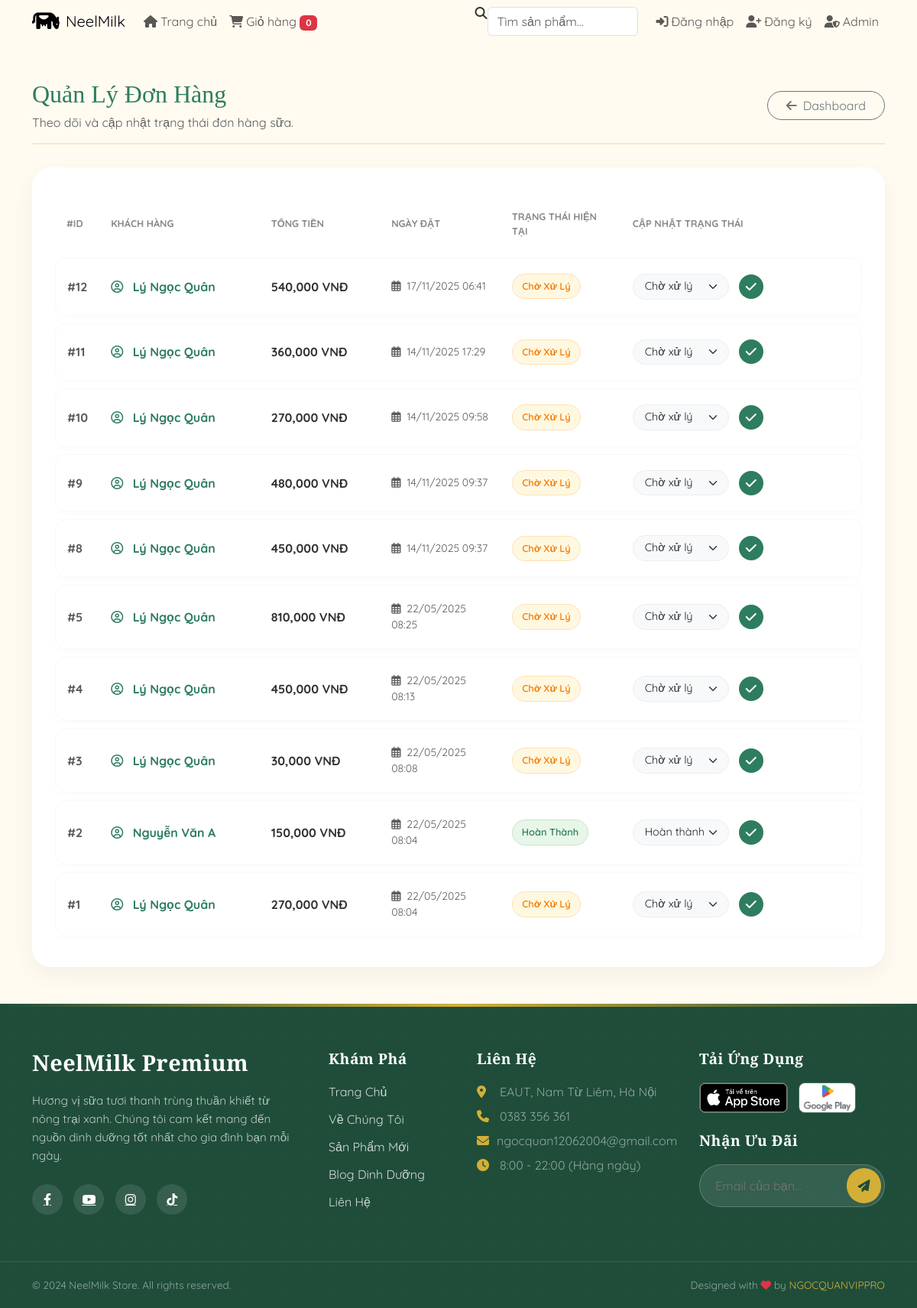
/admin/manage_orders.php (signed in), run on the app's committed database.
### tables this page shows
CREATE TABLE `orders` (
  `id` int(11) NOT NULL,
  `quantity` int(11) DEFAULT NULL,
  `status` enum('pending','completed','cancelled') DEFAULT 'pending',
  `created_at` timestamp NOT NULL DEFAULT current_timestamp(),
  `customer_id` int(11) NOT NULL,
  `total_amount` decimal(10,2) NOT NULL,
  `payment_method` enum('cod','bank_transfer','digital_wallet') NOT NULL
);

CREATE TABLE `customers` (
  `id` int(11) NOT NULL,
  `name` varchar(255) NOT NULL,
  `email` varchar(255) NOT NULL,
  `password` varchar(255) NOT NULL,
  `created_at` timestamp NOT NULL DEFAULT current_timestamp()
);

### admin/manage_orders.php (the view, shortened to what this page needs)
<?php
include '../includes/config.php';
$limit = 10;
$page = isset($_GET['page']) ? max(1, (int)$_GET['page']) : 1;
$offset = ($page - 1) * $limit;
$stmt = $conn->prepare("
    SELECT o.*, c.name AS customer_name
    FROM orders o
    JOIN customers c ON o.customer_id = c.id
    ORDER BY o.created_at DESC LIMIT ? OFFSET ?
");
$stmt->bind_param("ii", $limit, $offset);
$stmt->execute();
$orders_result = $stmt->get_result();
$orders = $orders_result->fetch_all(MYSQLI_ASSOC);
?>
<!DOCTYPE html>
<html lang="vi">
<head>
    <link href="https://cdn.jsdelivr.net/npm/bootstrap@5.3.0/dist/css/bootstrap.min.css" rel="stylesheet">
    <link rel="stylesheet" href="https://cdnjs.cloudflare.com/ajax/libs/font-awesome/6.4.0/css/all.min.css">
</head>
<body>
    <?php include '../includes/header.php'; ?>
    <div class="container py-5">
        <div class="page-header d-flex justify-content-between align-items-center">
            <div>
                <h2 class="page-title">Quản Lý Đơn Hàng</h2>
                <p class="text-muted mb-0">Theo dõi và cập nhật trạng thái đơn hàng sữa.</p>
            </div>
            <a href="dashboard.php" class="btn btn-outline-secondary rounded-pill px-4">
                <i class="fas fa-arrow-left me-2"></i>Dashboard
            </a>
        </div>
        <div class="admin-card">
            <div class="table-responsive">
                <table class="table-custom">
                    <thead>
                        <tr>
                            <th width="5%">#ID</th>
                            <th width="20%">Khách hàng</th>
                            <th width="15%">Tổng tiền</th>
                            <th width="15%">Ngày đặt</th>
                            <th width="15%">Trạng thái hiện tại</th>
                            <th width="30%">Cập nhật trạng thái</th>
                        </tr>
                    </thead>
                    <tbody>
                        <?php foreach ($orders as $order): ?>
                            <tr>
                                <td class="fw-bold text-muted">#<?php echo $order['id']; ?></td>
                                <td class="fw-bold" style="color: var(--brand-green);">
                                    <i class="far fa-user-circle me-2"></i>
                                    <?php echo htmlspecialchars($order['customer_name']); ?>
                                </td>
                                <td class="fw-bold"><?php echo number_format($order['total_amount']); ?> VNĐ</td>
                                <td class="text-muted small">
                                    <i class="far fa-calendar-alt me-1"></i>
                                    <?php echo date('d/m/Y H:i', strtotime($order['created_at'])); ?>
                                </td>
                                <td>
                                    <?php
                                        $badge_class = 'status-pending';
                                        $status_text = 'Chờ xử lý';
                                        if ($order['status'] == 'completed') {
                                            $badge_class = 'status-completed';
                                            $status_text = 'Hoàn thành';
                                        } elseif ($order['status'] == 'cancelled') {
                                            $badge_class = 'status-cancelled';
                                            $status_text = 'Đã hủy';
                                        }
                                    ?>
                                    <span class="status-badge <?php echo $badge_class; ?>">
                                        <?php echo $status_text; ?>
                                    </span>
                                </td>
                                <td>
                                    <form method="POST" class="d-flex align-items-center">
                                        <select name="status" class="form-select form-select-custom me-2 w-auto">
                                            <option value="pending" <?php echo $order['status'] == 'pending' ? 'selected' : ''; ?>>Chờ xử lý</option>
                                            <option value="completed" <?php echo $order['status'] == 'completed' ? 'selected' : ''; ?>>Hoàn thành</option>
                                        </select>
                                        <button type="submit" name="update_status" class="btn-update" title="Lưu thay đổi">
                                            <i class="fas fa-check"></i>
                                        </button>
                                    </form>
                                </td>
                            </tr>
                        <?php endforeach; ?>
                    </tbody>
                </table>
            </div>
        </div>
    </div>
    <?php include '../includes/footer.php'; ?>
</body>
</html>

### admin/manage_orders.php (style rules this page uses)
:root { --admin-bg: #fffbf0; --brand-green: #2e7d5e; --brand-gold: #c5a059; --text-dark: #333; --shadow-soft: 0 10px 30px rgba(0,0,0,0.05); }
body { background-color: var(--admin-bg); font-family: "Quicksand", sans-serif; color: var(--text-dark); min-height: 100vh; }
.page-header { margin-bottom: 30px; position: relative; padding-bottom: 15px; border-bottom: 2px solid rgba(197, 160, 89, 0.2); }
.page-title { font-family: "Playfair Display", serif; font-size: 2rem; color: var(--brand-green); margin-bottom: 5px; }
.admin-card { background: #fff; border-radius: 25px; box-shadow: var(--shadow-soft); padding: 30px; border: none; }
.table-custom { width: 100%; border-collapse: separate; border-spacing: 0 10px; }
.table-custom thead th { border: none; text-transform: uppercase; font-size: 0.8rem; font-weight: 700; color: #888; padding: 15px; background: transparent; }
.table-custom tbody tr { background: #fff; box-shadow: 0 2px 10px rgba(0,0,0,0.02); transition: transform 0.2s, box-shadow 0.2s; }
.table-custom td { border: none; padding: 20px 15px; vertical-align: middle; border-top: 1px solid #f9f9f9; border-bottom: 1px solid #f9f9f9; }
.table-custom td:first-child { border-top-left-radius: 15px; border-bottom-left-radius: 15px; border-left: 1px solid #f9f9f9; }
.table-custom td:last-child { border-top-right-radius: 15px; border-bottom-right-radius: 15px; border-right: 1px solid #f9f9f9; }
.status-badge { padding: 6px 12px; border-radius: 20px; font-size: 0.8rem; font-weight: 600; text-transform: capitalize; display: inline-block; min-width: 90px; text-align: center; }
.status-pending { background: #fff8e1; color: #f57c00; border: 1px solid #ffe0b2; }
.status-completed { background: #e8f5e9; color: #2e7d5e; border: 1px solid #c8e6c9; }
.form-select-custom { border-radius: 20px; border: 1px solid #eee; font-size: 0.9rem; padding: 5px 30px 5px 15px; cursor: pointer; background-color: #f8f9fa; }
.btn-update { border: none; background: var(--brand-green); color: white; width: 32px; height: 32px; border-radius: 50%; display: inline-flex; align-items: center; justify-content: center; transition: 0.2s; margin-left: 5px; }

### includes/footer.php (style rules this page uses)
:root { --footer-bg: #1f4d3a; --footer-text: #e8f5e9; --footer-gold: #d4af37; --footer-input: rgba(255,255,255,0.1); }

### data on the page
orders: id "12", customer.name "Lý Ngọc Quân", total_amount "540,000", created_at "17/11/2025 06:41", status_text "Chờ Xử Lý", status "Chờ xử lý"
orders: id "11", customer.name "Lý Ngọc Quân", total_amount "360,000", created_at "14/11/2025 17:29", status_text "Chờ Xử Lý", status "Chờ xử lý"
orders: id "10", customer.name "Lý Ngọc Quân", total_amount "270,000", created_at "14/11/2025 09:58", status_text "Chờ Xử Lý", status "Chờ xử lý"
orders: id "9", customer.name "Lý Ngọc Quân", total_amount "480,000", created_at "14/11/2025 09:37", status_text "Chờ Xử Lý", status "Chờ xử lý"
orders: id "8", customer.name "Lý Ngọc Quân", total_amount "450,000", created_at "14/11/2025 09:37", status_text "Chờ Xử Lý", status "Chờ xử lý"
orders: id "5", customer.name "Lý Ngọc Quân", total_amount "810,000", created_at "22/05/2025 08:25", status_text "Chờ Xử Lý", status "Chờ xử lý"
orders: id "4", customer.name "Lý Ngọc Quân", total_amount "450,000", created_at "22/05/2025 08:13", status_text "Chờ Xử Lý", status "Chờ xử lý"
orders: id "3", customer.name "Lý Ngọc Quân", total_amount "30,000", created_at "22/05/2025 08:08", status_text "Chờ Xử Lý", status "Chờ xử lý"
orders: id "2", customer.name "Nguyễn Văn A", total_amount "150,000", created_at "22/05/2025 08:04", status "Hoàn Thành", status "Hoàn thành"
orders: id "1", customer.name "Lý Ngọc Quân", total_amount "270,000", created_at "22/05/2025 08:04", status_text "Chờ Xử Lý", status "Chờ xử lý"

### other printed values
array_sum($_SESSION['cart'] ?? []) "0"
